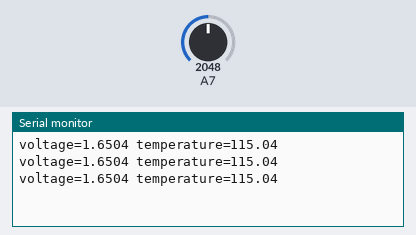
Simulated run of this sketch. Board: Particle Photon. Shown: the last lines printed to the serial monitor. The inputs (shaded band) are chosen by the test bench; at power-on: A7 = 2048.

Above: at 1.3 s.
1.4 s: A7 set to 2866
At 1.9 s:
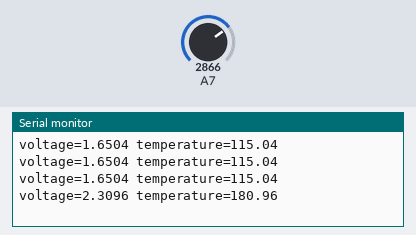
2.9 s: A7 set to 3603
At 3.4 s:
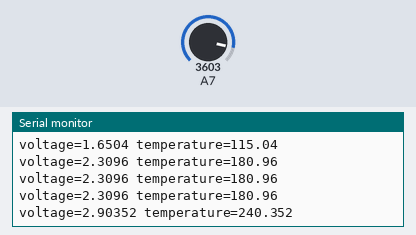
Timing chart, 0 to 5.9 s (numbered marks = the images above; inputs shaded):
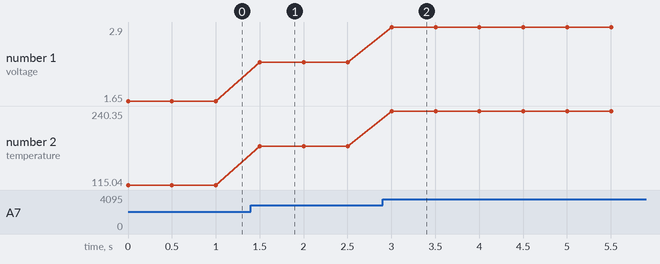

Measured:
- after the input at 1.4 s, the serial monitor: prints a new line after 0.10 s (image 1)
- after the input at 2.9 s, the serial monitor: prints a new line after 0.10 s (image 2)
- plotted number 1: 1.65 → 2.31 after the input at 1.4 s, 2.31 → 2.9 after the input at 2.9 s
- plotted number 2: 115.04 → 180.96 after the input at 1.4 s, 180.96 → 240.35 after the input at 2.9 s

The sketch:

tempiphone.ino
```cpp
#include <stdarg.h>

#define PRINTF_BUFFER_SIZE 128
void Serial_printf(const char* fmt, ...) {
   char buff[PRINTF_BUFFER_SIZE];
   va_list args;
   va_start(args, fmt);
   vsnprintf(buff, PRINTF_BUFFER_SIZE, fmt, args);
   va_end(args);
   Serial.println(buff);
}

double temperature = 0.0;

void setup() {
  Serial.begin(9600);

  Spark.variable('temperature', &temperature, DOUBLE);
  pinMode(A7, INPUT);
}

void loop()
{
  int analogValue = analogRead(A7);
  double voltage = 3.3 * ((double)analogValue / 4095.0);

  // http://www.analog.com/static/imported-files/data_sheets/TMP35_36_37.pdf
  temperature = (voltage - 0.5) * 100;
  Serial_printf("voltage=%g temperature=%g", voltage, temperature);
  delay(500);
}
```
